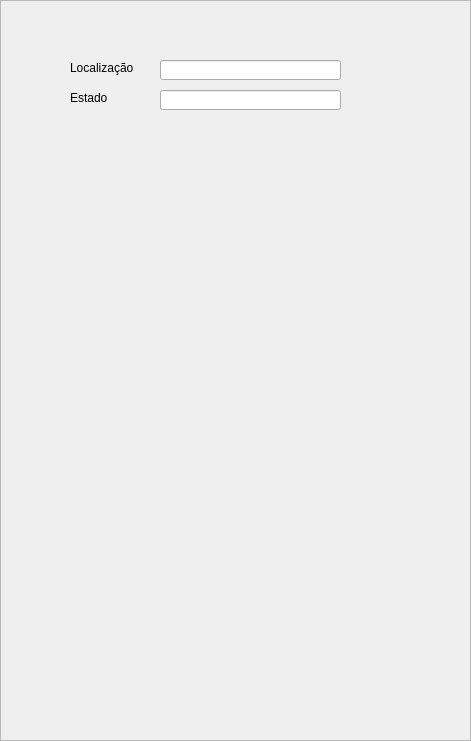
       <widget class="QFrame" name="frameSwitch">
        <property name="geometry">
         <rect>
          <x>860</x>
          <y>10</y>
          <width>471</width>
          <height>741</height>
         </rect>
        </property>
        <property name="frameShape">
         <enum>QFrame::StyledPanel</enum>
        </property>
        <property name="frameShadow">
         <enum>QFrame::Raised</enum>
        </property>
        <widget class="QLineEdit" name="txtSwitchLocal">
         <property name="geometry">
          <rect>
           <x>160</x>
           <y>60</y>
           <width>181</width>
           <height>20</height>
          </rect>
         </property>
        </widget>
        <widget class="QLineEdit" name="txtSwitchEstado">
         <property name="geometry">
          <rect>
           <x>160</x>
           <y>90</y>
           <width>181</width>
           <height>20</height>
          </rect>
         </property>
        </widget>
        <widget class="QLabel" name="labSwitchLocal">
         <property name="geometry">
          <rect>
           <x>70</x>
           <y>60</y>
           <width>91</width>
           <height>16</height>
          </rect>
         </property>
         <property name="text">
          <string>Localização</string>
         </property>
        </widget>
        <widget class="QLabel" name="labSwitchEstado">
         <property name="geometry">
          <rect>
           <x>70</x>
           <y>90</y>
           <width>91</width>
           <height>16</height>
          </rect>
         </property>
         <property name="text">
          <string>Estado</string>
         </property>
        </widget>
       </widget>
